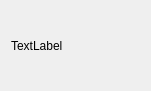
<?xml version="1.0" encoding="UTF-8"?>
<ui version="4.0">
 <class>Compo_Pool_Item</class>
 <widget class="QWidget" name="Compo_Pool_Item">
  <property name="geometry">
   <rect>
    <x>0</x>
    <y>0</y>
    <width>151</width>
    <height>91</height>
   </rect>
  </property>
  <property name="windowTitle">
   <string>Form</string>
  </property>
  <layout class="QGridLayout" name="gridLayout">
   <item row="0" column="0">
    <widget class="QLabel" name="label">
     <property name="text">
      <string>TextLabel</string>
     </property>
    </widget>
   </item>
  </layout>
 </widget>
 <resources/>
 <connections/>
</ui>
